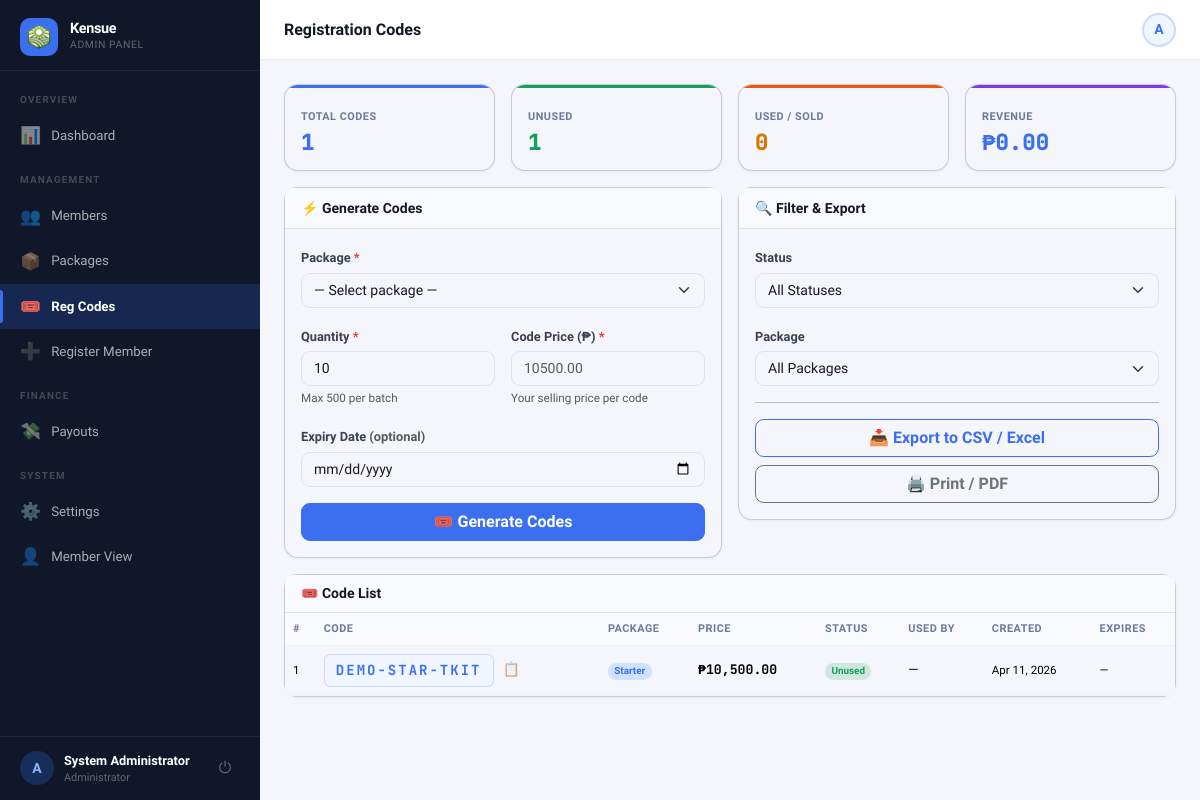
/?page=admin_codes (signed in), run on the app's committed database.
### tables this page shows
CREATE TABLE settings (
  key_name   VARCHAR(80) NOT NULL PRIMARY KEY,
  value      TEXT        NOT NULL,
  updated_at TIMESTAMP DEFAULT CURRENT_TIMESTAMP ON UPDATE CURRENT_TIMESTAMP
);

CREATE TABLE users (
  id                INT UNSIGNED AUTO_INCREMENT PRIMARY KEY,
  username          VARCHAR(40)  NOT NULL UNIQUE,
  password_hash     VARCHAR(255) NOT NULL,
  role              ENUM('member','admin') NOT NULL DEFAULT 'member',
  package_id        INT UNSIGNED NULL,
  reg_code_id       INT UNSIGNED NULL,

   
  sponsor_id        INT UNSIGNED NULL,
  binary_parent_id  INT UNSIGNED NULL,
  binary_position   ENUM('left','right') NULL,

   
  left_count        INT UNSIGNED NOT NULL DEFAULT 0,
  right_count       INT UNSIGNED NOT NULL DEFAULT 0,
  pairs_paid        INT UNSIGNED NOT NULL DEFAULT 0,
  pairs_flushed     INT UNSIGNED NOT NULL DEFAULT 0,
  pairs_paid_today  INT UNSIGNED NOT NULL DEFAULT 0,   

   
  full_name         VARCHAR(120) NULL,
  email             VARCHAR(120) NULL,
  mobile            VARCHAR(20)  NULL,
  gcash_number      VARCHAR(20)  NULL,
  address           TEXT         NULL,
  photo             VARCHAR(200) NULL,

  ewallet_balance   DECIMAL(14,2) NOT NULL DEFAULT 0.00,
  status            ENUM('active','suspended','pending') NOT NULL DEFAULT 'active',
  joined_at         TIMESTAMP DEFAULT CURRENT_TIMESTAMP,
  last_login        TIMESTAMP NULL,

  FOREIGN KEY (sponsor_id)       REFERENCES users(id) ON DELETE SET NULL,
  FOREIGN KEY (binary_parent_id) REFERENCES users(id) ON DELETE SET NULL,
  FOREIGN KEY (package_id)       REFERENCES packages(id) ON DELETE SET NULL
);

CREATE TABLE reg_codes (
  id          INT UNSIGNED AUTO_INCREMENT PRIMARY KEY,
  code        VARCHAR(20)   NOT NULL UNIQUE,
  package_id  INT UNSIGNED  NOT NULL,
  price       DECIMAL(12,2) NOT NULL,
  status      ENUM('unused','used','expired') NOT NULL DEFAULT 'unused',
  used_by     INT UNSIGNED  NULL,
  created_by  INT UNSIGNED  NOT NULL,
  used_at     TIMESTAMP     NULL,
  expires_at  DATE          NULL,
  created_at  TIMESTAMP DEFAULT CURRENT_TIMESTAMP,
  FOREIGN KEY (package_id) REFERENCES packages(id),
  FOREIGN KEY (used_by)    REFERENCES users(id) ON DELETE SET NULL,
  FOREIGN KEY (created_by) REFERENCES users(id)
);

CREATE TABLE packages (
  id               INT UNSIGNED AUTO_INCREMENT PRIMARY KEY,
  name             VARCHAR(80)      NOT NULL,
  entry_fee        DECIMAL(12,2)    NOT NULL,
  pairing_bonus    DECIMAL(12,2)    NOT NULL,
  daily_pair_cap   TINYINT UNSIGNED NOT NULL DEFAULT 3,
  direct_ref_bonus DECIMAL(12,2)    NOT NULL DEFAULT 0.00,
  status           ENUM('active','inactive') NOT NULL DEFAULT 'active',
  created_at       TIMESTAMP DEFAULT CURRENT_TIMESTAMP
);

### views/admin/codes.php (the view, shortened to what the rows shown need)
<?php require 'views/partials/head.php'; ?>
<?php require 'views/partials/sidebar_admin.php'; ?>
<div class="main-content">
  <?php require 'views/partials/topbar.php'; ?>
  <div class="page-content">
    <div class="card no-print">
      <div class="table-responsive">
        <table class="table table-hover mb-0">
          <thead>
            <tr><th>#</th><th>Code</th><th>Package</th><th>Price</th><th>Status</th><th>Used By</th><th>Created</th><th>Expires</th></tr>
          </thead>
          <tbody>
          <?php if (empty($codes['data'])): ?>
            <tr><td colspan="8" class="text-center py-5 text-muted">No codes found.</td></tr>
          <?php else: foreach ($codes['data'] as $i => $c): ?>
          <tr>
            <td class="td-muted" style="font-size:.72rem;"><?= ($codes['page']-1)*25 + $i + 1 ?></td>
            <td>
              <div class="d-flex align-items-center gap-2">
                <span class="reg-code"><?= e($c['code']) ?></span>
                <button type="button"
                  class="btn btn-sm btn-link p-0 text-muted"
                  onclick="copyText('<?= e($c['code']) ?>')"
                  title="Copy code"
                  style="font-size:.85rem;line-height:1;text-decoration:none;">
                  📋
                </button>
              </div>
            </td>
            <td><span class="badge bg-primary-subtle text-primary"><?= e($c['package_name']) ?></span></td>
            <td class="font-mono fw-bold"><?= fmt_money($c['price']) ?></td>
            <td><?php $b=match($c['status']){'unused'=>'bg-success-subtle text-success','used'=>'bg-secondary-subtle text-secondary','expired'=>'bg-danger-subtle text-danger',default=>'bg-secondary-subtle'}; ?>
              <span class="badge <?= $b ?>"><?= ucfirst($c['status']) ?></span></td>
            <td class="td-muted"><?= $c['used_by_username'] ? '@'.e($c['used_by_username']) : '—' ?></td>
            <td class="td-muted" style="font-size:.72rem;"><?= fmt_date($c['created_at']) ?></td>
            <td class="td-muted" style="font-size:.72rem;"><?= $c['expires_at'] ? fmt_date($c['expires_at']) : '—' ?></td>
          </tr>
          <?php endforeach; endif; ?>
          </tbody>
        </table>
      </div>
    </div>
  </div>
</div>
<?php require 'views/partials/footer.php'; ?>

### views/partials/sidebar_admin.php (shortened to what the rows shown need)
<?php
$cp = current_page();
$user = Auth::user();
$initial = strtoupper(substr($user['username'] ?? 'A', 0, 1));
$pendingPayouts = (int)db()->query("SELECT COUNT(*) FROM payout_requests WHERE status='pending'")->fetchColumn();
$pendingMembers = (int)db()->query("SELECT COUNT(*) FROM users WHERE role='member' AND status='pending'")->fetchColumn();
function renderAdminNav($cp, $user, $initial, $pendingPayouts, $pendingMembers) { ?>
  <div class="sidebar-brand">
    <div>
      <div class="brand-name"><?= e(setting('site_name', APP_NAME)) ?></div>
      <div class="brand-sub">Admin Panel</div>
    </div>
  </div>
  <div class="sidebar-footer">
    <div class="sidebar-user">
      <div class="user-avatar" style="background:rgba(59,111,240,.25);color:#8fb4ff;">
        <?= $initial ?>
      </div>
      <div class="user-info">
        <div class="user-name"><?= e($user['full_name'] ?: $user['username']) ?></div>
        <div class="user-role">Administrator</div>
      </div>
      <a href="<?= APP_URL ?>/?page=logout" class="sidebar-logout" title="Log out">⏻</a>
    </div>
  </div>
<?php } ?>
<div class="sidebar d-none d-lg-flex flex-column">
  <?php renderAdminNav($cp, $user, $initial, $pendingPayouts, $pendingMembers); ?>
</div>

### views/partials/topbar.php (shortened to what the rows shown need)
<?php
if (isset($_GET['page']) && $_GET['page'] === 'admin_user_view' && !empty($_GET['id']) && Auth::isAdmin()) {
  $user = getUserById((int)$_GET['id']);
  if (!$user) {
    flash('error', 'User not found.');
    redirect('/?page=admin_users');
  }
} else {
  $user = Auth::user();
}
$initials      = strtoupper(substr($user['username'] ?? 'U', 0, 1));
?>
<div class="topbar-wrapper no-print">
  <div class="d-flex align-items-center gap-2">
    <a href="<?= APP_URL ?>/?page=<?= Auth::isAdmin() ? 'admin' : 'profile' ?>"
      class="topbar-avatar" title="<?= e($user['username'] ?? '') ?>">
      <?php if (!empty($user['photo'])): ?>
        <img src="<?= APP_URL ?>/uploads/<?= e($user['photo']) ?>" alt="">
      <?php else: ?>
        <?= $initials ?>
      <?php endif; ?>
    </a>
  </div>
</div>

### data on the page
settings: value "Kensue"
users: username "A", full_name "System Administrator"
reg_codes: page "1", code "DEMO-STAR-TKIT", package.name "Starter", price "₱10,500.00", status "Unused", created_at "Apr 11, 2026"

### other printed values
$pageTitle "Registration Codes"
$label "TOTAL CODES"
$val "1"
$label "UNUSED"
$label "USED / SOLD"
$val "0"
$label "REVENUE"
$val "₱0.00"
